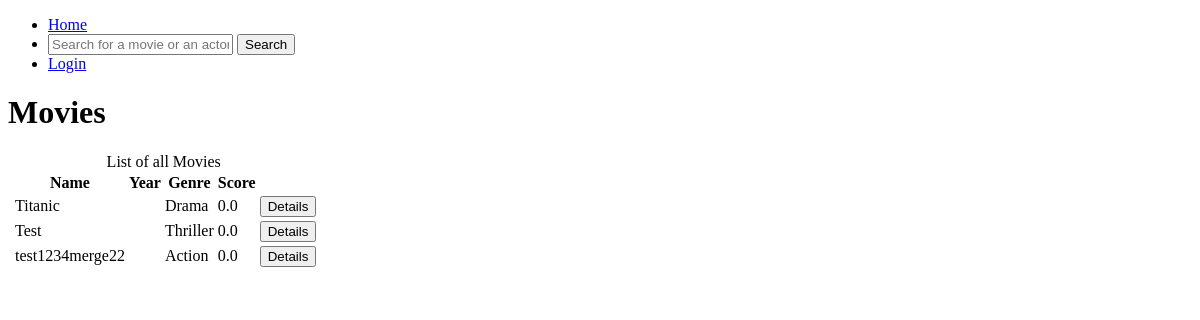
/, run on an earlier commit of the app's database.
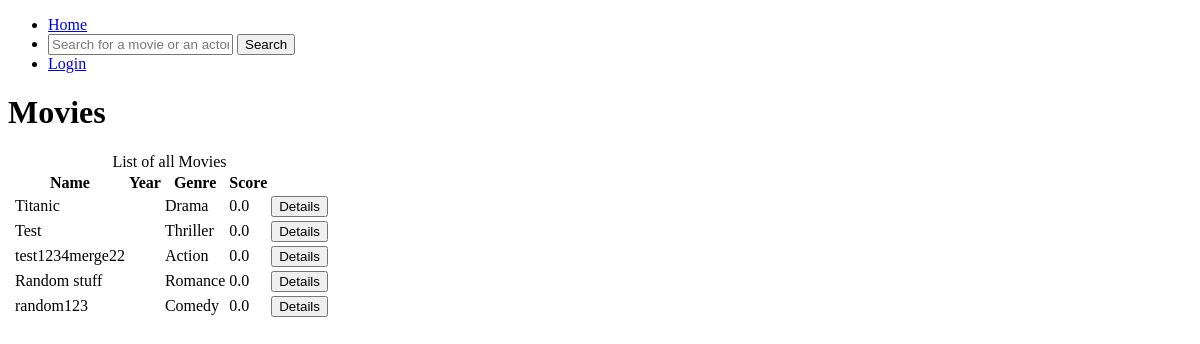
And on a later commit of the database.
### MovieBox/models.py (models this page shows, shortened)
class Movie(models.Model):
    name = models.CharField(max_length=100)
    date = models.DateField()
    genre = models.IntegerField(choices=[
        (1, "Comedy"),
        (2, "Action"),
        (3, "Thriller"),
        (4, "Drama"),
        (5, "Horror"),
        (6, "Romance"),
        (7, "Fantasy"),
        (8, "Sci-Fi"),
    ])
    score = models.FloatField(default=0.0)
    cover =  models.CharField(max_length=200, default='')
    actors = models.ManyToManyField(Actor, related_name='Movies')
    votes = models.ManyToManyField(User, blank=True, related_name='UserMovie')

### MovieBox/views.py (the view)
# urls.py: url(r'^$', views.FrontPageMovieListView.as_view(), name = 'home'),
class FrontPageMovieListView(ListView):
    template_name = 'homeMovieList.html'
    model = Movie
    context_object_name = 'movies'

### MovieBox/templates/homeMovieList.html (shortened to what this page needs)
{% extends 'layout.html' %}
{% block content %}
<h1>Movies</h1>
<table>
    <caption>List of all Movies</caption>
    <thead>
        <tr>
       		<th></th>
            <th>Name</th>
            <th>Year</th>
            <th>Genre</th>
            <th>Score</th>
            <th></th>
        </tr>
    </thead>
    <tbody>
        {% for movie in movies %}
        <tr>
        	<td>{{ movie.cover}}</td>
            <td>{{ movie.name }}</td>
            <td>{{ movie.year }}</td>
            <td>{{ movie.get_genre_display }}</td>
            <td>{{ movie.score }}</td>
            <td>
                <a href="/movie/{{ movie.pk }}/">
                    <button>
                        Details
                    </button>
                </a>
            </td>
        </tr>
        {% endfor %}
    </tbody>
</table>
{% endblock %}

### MovieBox/templates/layout.html (shortened to what this page needs)
<!DOCTYPE html>
<html lang="en">
<head>
</head>
<body>
    {% include 'menu.html' %}
    <div class="container">
        {% block content %}{% endblock %}
    </div>
</body>
</html>

### MovieBox/templates/menu.html (shortened to what this page needs)
<nav >
    <ul>
    <li> <a href="{% url 'home' %}">Home</a> </li>
    <li>
    	<input type="text" placeholder="Search for a movie or an actor..." id="searchBox">
    	<button onclick="getSearchParams()">Search</button>
    </li>
     {% if not request.user.is_authenticated %}
     <li><a href="{% url 'login' %}">Login</a></li>
     {% else %}
     <li><a href="{% url 'movie_create' %}">Add a new movie</a></li>
     <li><a href="{% url 'favorite' pk=user.pk %}">Favorite</a></li>
     <li><a href="{% url 'logout' %}">Logout</a></li>
     {% endif %}
    </ul>
</nav>

What changed in the data, as far as the page shows it:
added Movie: name "Random stuff", genre "Romance", score "0.0"
added Movie: name "random123", genre "Comedy", score "0.0"
